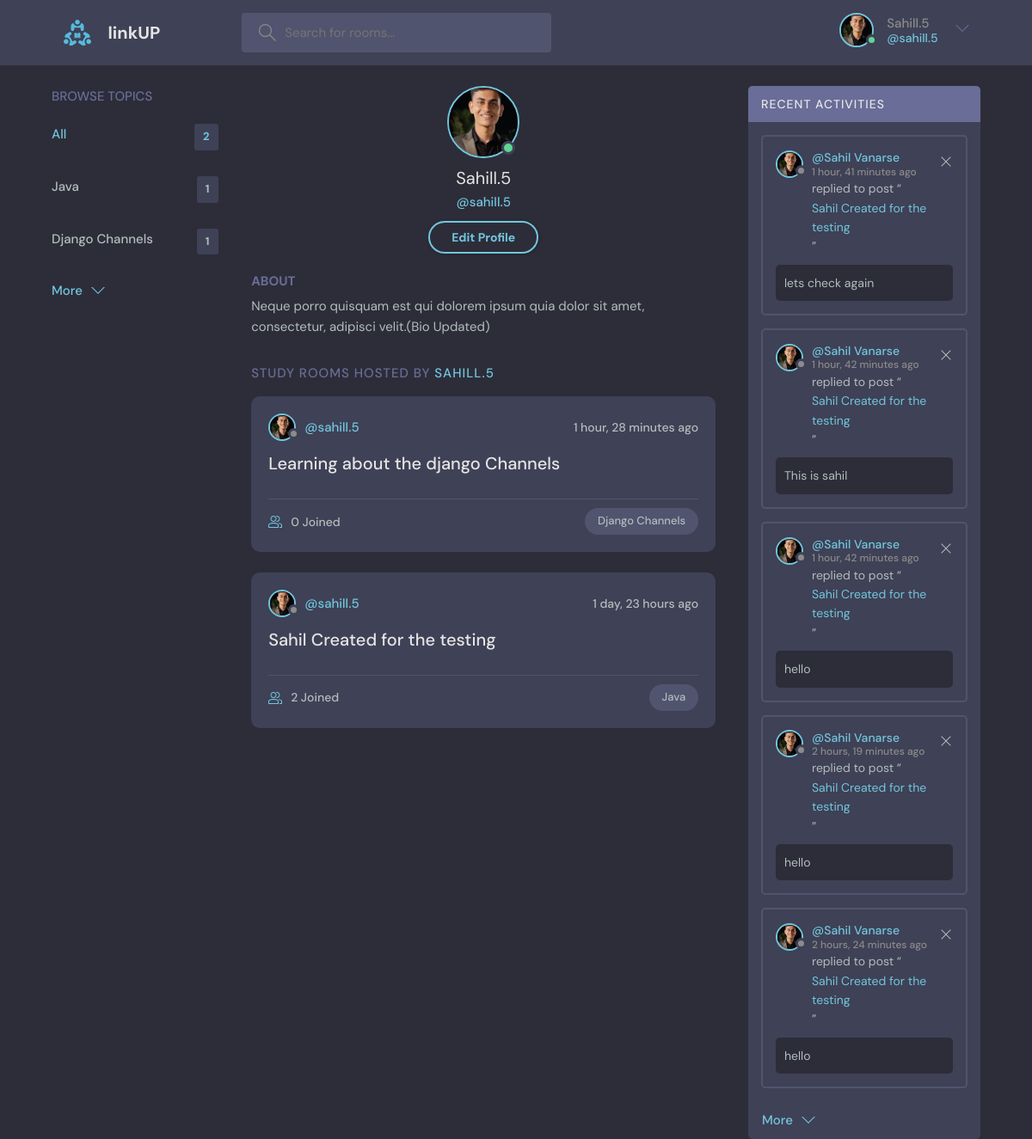
The page /profile/1/ (signed in) on the database its author committed.
### base/models.py (models this page shows, shortened)
class User(AbstractUser):
    name = models.CharField(max_length=200, null=True)
    email = models.EmailField(unique=True, null=True)
    bio = models.TextField(null=True)
    avatar = models.ImageField(null=True, default="avatar.svg")
    USERNAME_FIELD = 'email'  # Use email as the username
    REQUIRED_FIELDS = []  # Remove 'username' from the required fields
    objects = CustomUserManager()  # Set the custom manager here

class Topic(models.Model):
    name = models.CharField(max_length=200)

class Room(models.Model):
    host = models.ForeignKey(User, on_delete=models.SET_NULL, null=True)
    topic = models.ForeignKey(Topic, on_delete= models.SET_NULL, null=True)
    name = models.CharField(max_length=200)
    description = models.TextField(null=True, blank=True)
    participants = models.ManyToManyField(User, related_name='participants', blank=True)
    updated = models.DateTimeField(auto_now=True)
    created = models.DateTimeField(auto_now_add=True)
    class Meta:
        ordering = ['-updated', '-created']
    def __str__(self):
        return self.name

class Message(models.Model):
    user = models.ForeignKey(User, on_delete=models.CASCADE)
    room = models.ForeignKey(Room, on_delete=models.CASCADE)
    body = models.TextField()
    updated = models.DateTimeField(auto_now=True)
    created = models.DateTimeField(auto_now_add=True)
    class Meta:
        ordering = ['-updated', '-created']

### base/views.py (the view)
# urls.py: path('profile/<str:pk>/', views.userProfile, name="user-profile"),
def userProfile(request, pk):
    user = User.objects.get(id=pk)
    rooms = user.room_set.all()
    room_messages = user.message_set.all()
    topics = Topic.objects.all()
    context = {'user' : user, 'rooms' : rooms, 'room_messages' : room_messages, 'topics' : topics }
    return render(request, 'base/profile.html', context)

### base/templates/base/profile.html
{% extends 'main.html' %}
{% block content %}
  <main class="profile-page layout layout--3">
    <div class="container">
      {% include 'base/topics_component.html' %}
      <div class="roomList">
        <div class="profile">
          <div class="profile__avatar">
            <div class="avatar avatar--large active">
              <img src="{{request.user.avatar.url}}" />
            </div>
          </div>
          <div class="profile__info">
            <h3>{{user.username|capfirst}}</h3>
            <p>@{{user.username}}</p>
            {% if request.user == user %}
            <a href="{% url 'update-user' %}" class="btn btn--main btn--pill">Edit Profile</a>
            {% endif %}
          </div>
          <div class="profile__about">
            <h3>About</h3>
            <p>
              {{user.bio}}
            </p>
          </div>
        </div>
        <div class="roomList__header">
          <div>
            <h2>Study Rooms Hosted by <a href="{% url 'user-profile' user.id %}">{{user.username|lower}}</a>
            </h2>
          </div>
        </div>
        {% include 'base/feed_component.html' %}
      </div>
      {% include 'base/activity_component.html' %}
    </div>
  </main>
{% endblock content %}

### templates/navbar.html (shortened to what this page needs)
{% load static %}
<header class="header header--loggedIn">
    <div class="container">
      <a href="{% url 'home' %}" class="header__logo">
        <img src="{% static 'images/logo.svg' %}" />
        <h1>linkUP</h1>
      </a>
      <form class="header__search" method="GET" action="{% url 'home' %}">
        <label>
          <input name="q" placeholder="Search for rooms..." />
        </label>
      </form>
      <nav class="header__menu">
        {% if request.user.is_authenticated %}
        <div class="header__user">
          <a href="{% url 'user-profile' user.id %}">
            <div class="avatar avatar--medium active">
              <img src="{{request.user.avatar.url}}" />
            </div>
            <p>{{request.user.username|capfirst}} <span>@{{request.user.username}}</span></p>
          </a>
          <button class="dropdown-button">
            <svg version="1.1" xmlns="http://www.w3.org/2000/svg" width="32" height="32" viewBox="0 0 32 32">
              <title>chevron-down</title>
              <path d="M16 21l-13-13h-3l16 16 16-16h-3l-13 13z"></path>
            </svg>
          </button>
        </div>
        {% else %}
        <a href="{% url 'login' %}">
          <img src="{% static 'images/avatar.svg' %}" />
          <p>Login</p>
        </a>
        {% endif %}
      </nav>
    </div>
  </header>

### base/templates/base/topics_component.html
<div class="topics">
    <div class="topics__header">
      <h2>Browse Topics</h2>
    </div>
    <ul class="topics__list">
      <li>
        <a href="{% url 'home' %}" class="active">All <span>{{topics.count}}</span></a>
      </li>
      {% for topic in topics %}
      <li>
        <a href="{% url 'home' %}?q={{topic.name}}">{{topic.name}} <span>{{topic.room_set.all.count}}</span></a>
      </li>
      {% endfor %}
    </ul>
    <a class="btn btn--link" href="{% url 'topics' %}">
      More
      <svg version="1.1" xmlns="http://www.w3.org/2000/svg" width="32" height="32" viewBox="0 0 32 32">
        <title>chevron-down</title>
        <path d="M16 21l-13-13h-3l16 16 16-16h-3l-13 13z"></path>
      </svg>
    </a>
  </div>

### base/templates/base/feed_component.html (shortened to what this page needs)
{% for room in rooms %}
<div class="roomListRoom">
            <div class="roomListRoom__header">
              <a href="{% url 'user-profile' room.host.id %}" class="roomListRoom__author">
                <div class="avatar avatar--small">
                  <img src="{{room.host.avatar.url}}" />
                </div>
                <span>@{{room.host.username}}</span>
              </a>
              <div class="roomListRoom__actions">
                <span>{{room.created|timesince}} ago</span>
              </div>
            </div>
            <div class="roomListRoom__content">
              <a href="{% url 'room' room.id %}">{{room.name}}</a>
            </div>
            <div class="roomListRoom__meta">
              <a href="{% url 'room' room.id %}" class="roomListRoom__joined">
                {{room.participants.all.count}} Joined
              </a>
              <p class="roomListRoom__topic">{{room.topic.name}}</p>
            </div>
          </div>
{% endfor %}

### base/templates/base/activity_component.html
<div class="activities">
    <div class="activities__header">
      <h2>Recent Activities</h2>
    </div>
    {% for message in room_messages %}
    <div class="activities__box">
      <div class="activities__boxHeader roomListRoom__header">
        <a href="{% url 'user-profile' message.user.id %}" class="roomListRoom__author">
          <div class="avatar avatar--small">
            <img src="{{message.user.avatar.url}}" />
          </div>
          <p>
            @{{ message.user.name }}
            <span>{{ message.created|timesince }} ago</span>
          </p>
        </a>
        {% if request.user == message.user %}
    <div class="roomListRoom__actions">
        <a href="{% url 'delete-message' message.id %}">
            <svg version="1.1" xmlns="http://www.w3.org/2000/svg" width="32" height="32" viewBox="0 0 32 32">
                <title>Delete</title>
                <path d="M27.314 6.019l-1.333-1.333-9.98 9.981-9.981-9.981-1.333 1.333 9.981 9.981-9.981 9.98 1.333 1.333 9.981-9.98 9.98 9.98 1.333-1.333-9.98-9.98 9.98-9.981z"></path>
            </svg>
        </a>
    </div>
{% endif %}
      </div>
      <div class="activities__boxContent">
        <p>replied to post “<a href="{% url 'room' message.room.id%}">{{message.room}}</a>”</p>
        <div class="activities__boxRoomContent">
          {{message.body}}
        </div>
      </div>
    </div>
    {% endfor %}
    <div style="padding: 10px 0; color: #71c6dd;">
      <div style="margin-left: 16px;">
        <a class="btn btn--link" href="{% url 'activity' %}" style="color: #71c6dd; text-decoration: none;">
          More
          <svg version="1.1" xmlns="http://www.w3.org/2000/svg" width="32" height="32" viewBox="0 0 32 32" style="vertical-align: middle ;">
            <title>chevron-down</title>
            <path d="M16 21l-13-13h-3l16 16 16-16h-3l-13 13z"></path>
          </svg>
        </a>
      </div>
    </div>
  </div>

### rows shown on the page
User: user.avatar (picture), user.username "Sahill.5", user.username "sahill.5", username "Sahill.5", username "sahill.5", bio "Neque porro quisquam est qui dolorem ipsum quia dolor sit amet, consectetur, adipisci velit.(Bio Updated)", username "SAHILL.5"
Topic: name "Java", room_set.all.count "1"
Topic: name "Django Channels", room_set.all.count "1"
Room: host.avatar (picture), host.username "sahill.5", created "1 hour, 28 minutes", name "Learning about the django Channels", participants.all.count "0", topic.name "Django Channels"
Room: host.avatar (picture), host.username "sahill.5", created "1 day, 23 hours", name "Sahil Created for the testing", participants.all.count "2", topic.name "Java"
Message: user.avatar (picture), user.name "Sahil Vanarse", created "1 hour, 41 minutes", room "Sahil Created for the testing", body "lets check again"
Message: user.avatar (picture), user.name "Sahil Vanarse", created "1 hour, 42 minutes", room "Sahil Created for the testing", body "This is sahil"
Message: user.avatar (picture), user.name "Sahil Vanarse", created "1 hour, 42 minutes", room "Sahil Created for the testing", body "hello"
Message: user.avatar (picture), user.name "Sahil Vanarse", created "2 hours, 19 minutes", room "Sahil Created for the testing", body "hello"
Message: user.avatar (picture), user.name "Sahil Vanarse", created "2 hours, 24 minutes", room "Sahil Created for the testing", body "hello"

### other values the page prints
{{ topics.count }} "2"
